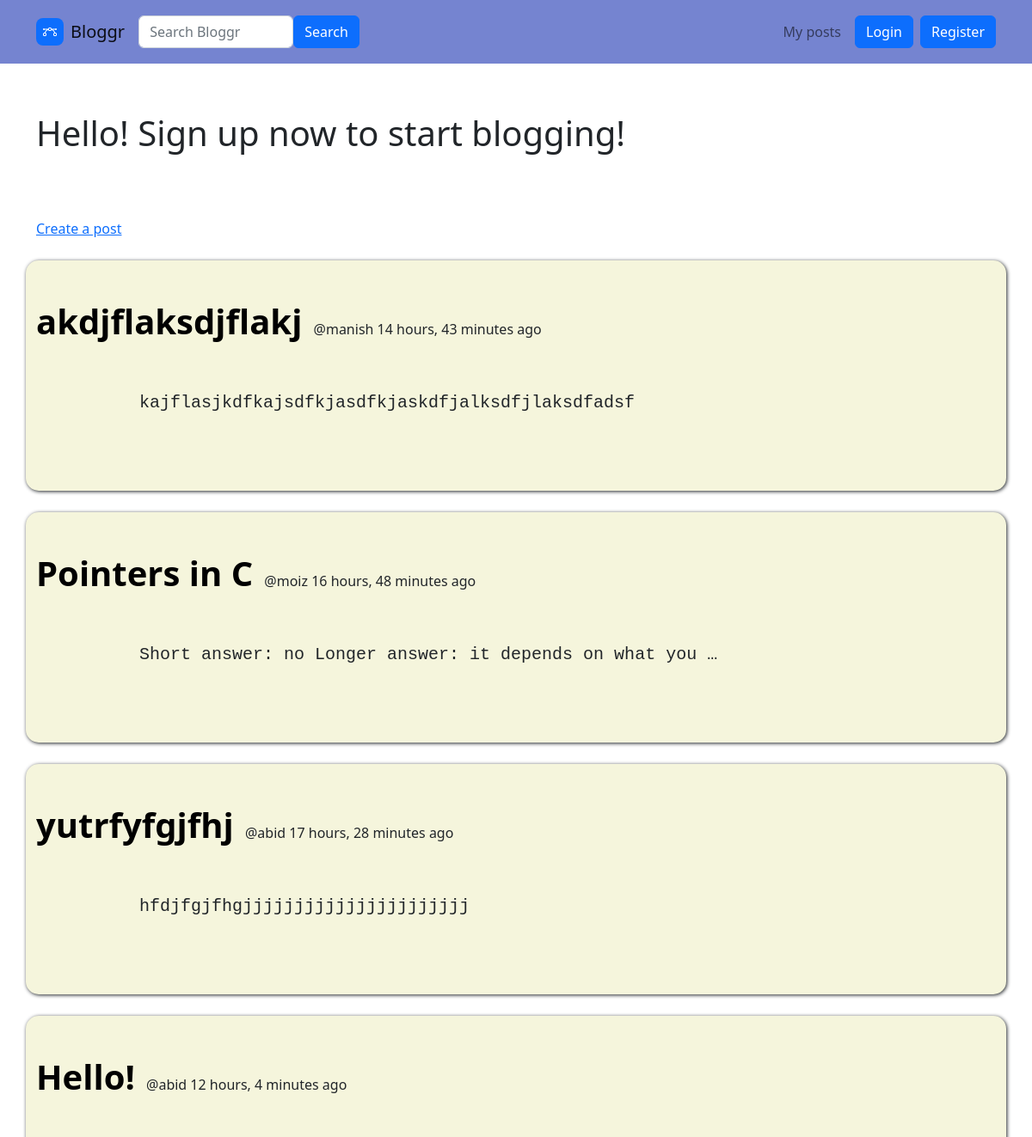
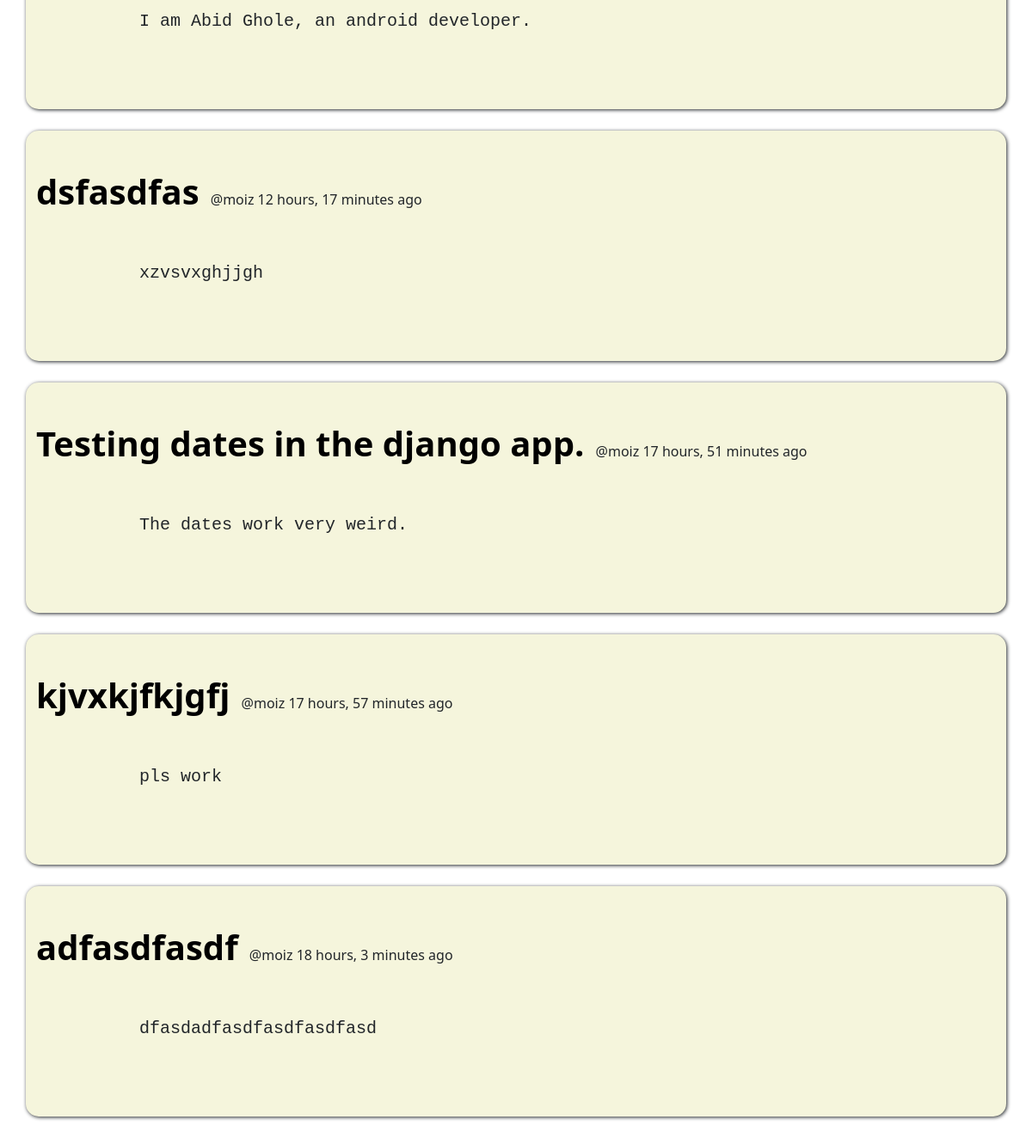
Before: / with the older database file (2 pictures, top to bottom).
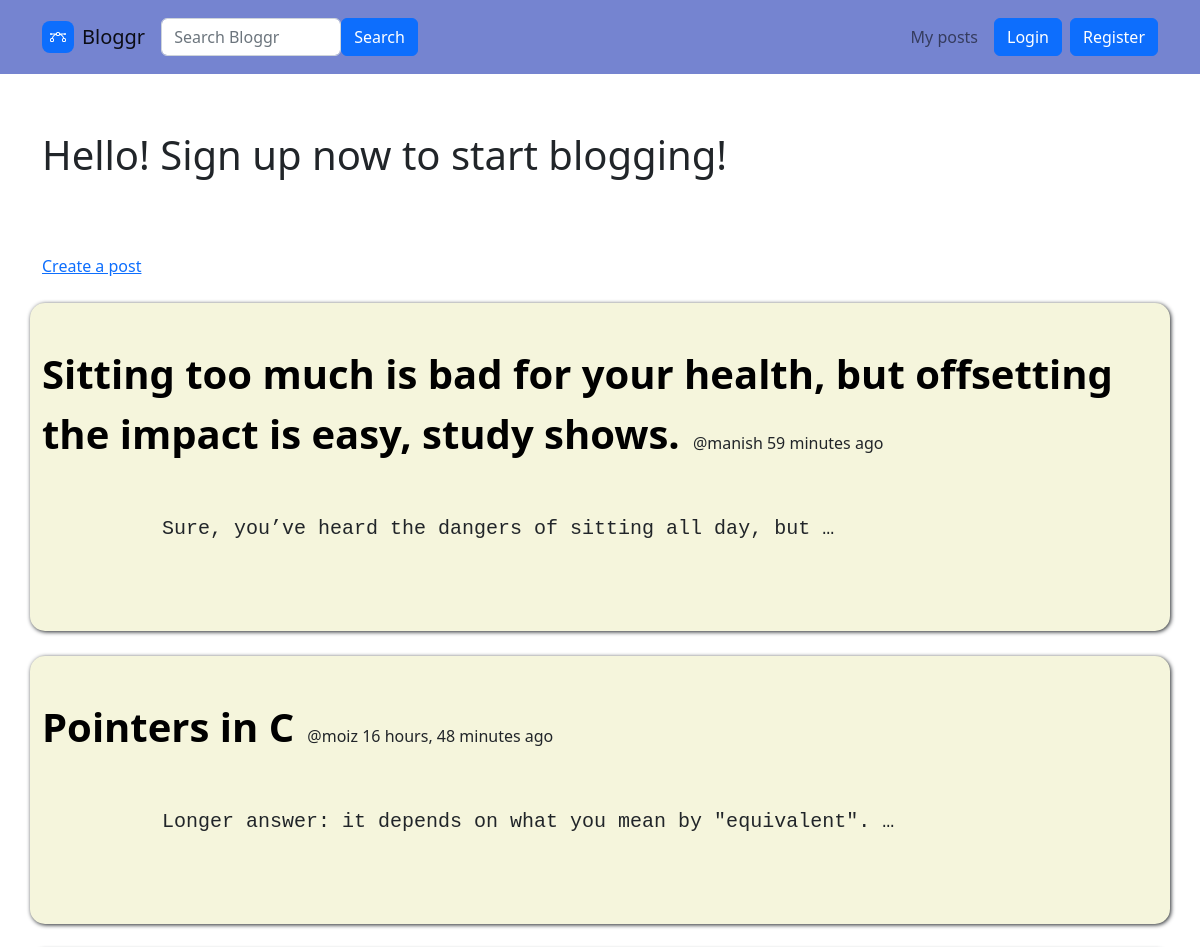
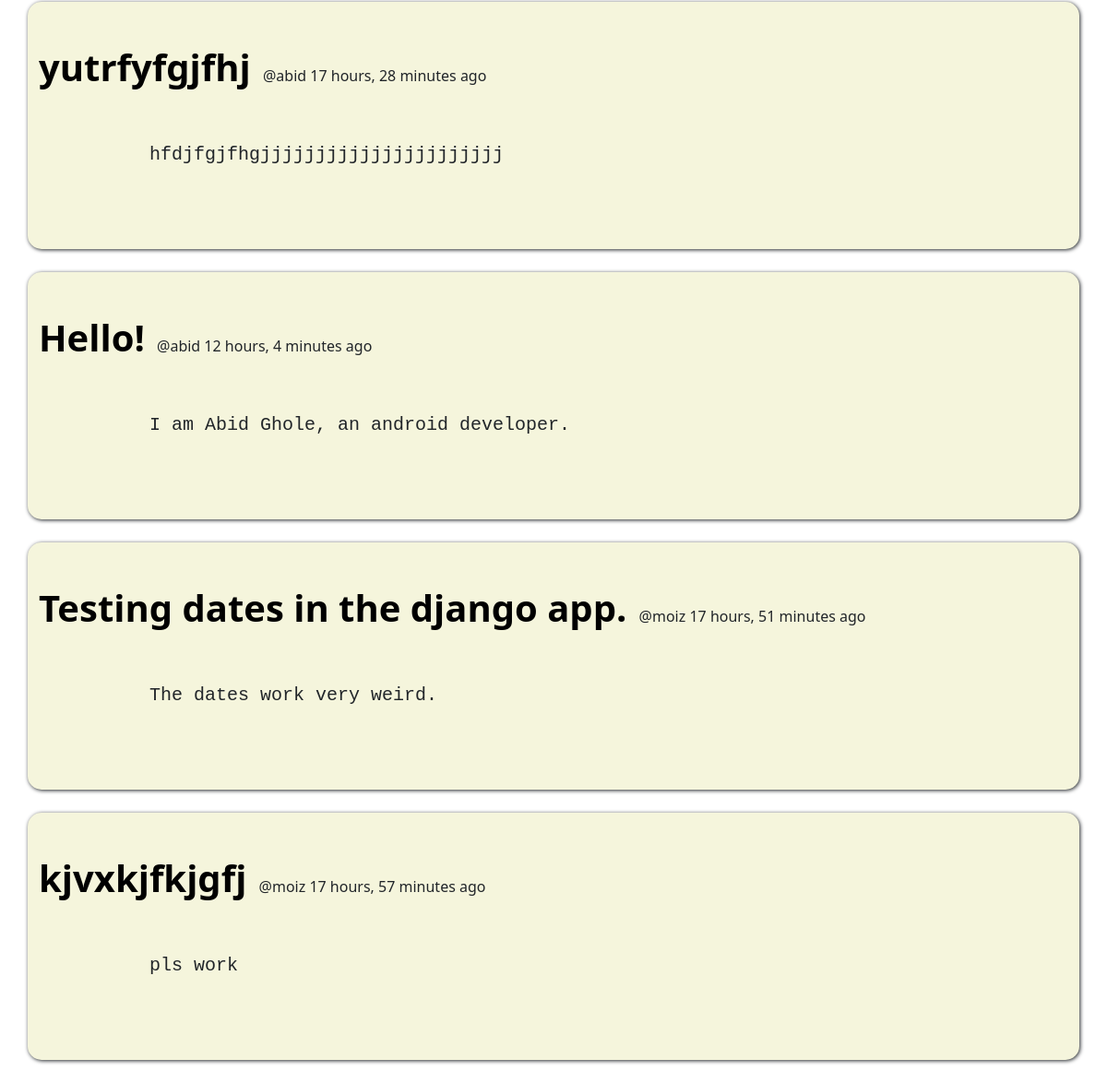
After: the same page with the newer database file (2 pictures, top to bottom).
### blogs/models.py (models this page shows, shortened)
class Post(models.Model):
    title = models.CharField(max_length=100)
    author = models.ForeignKey(User, on_delete=models.CASCADE)
    body = models.TextField()
    date = models.DateTimeField(default=timezone.now, blank=True)

### blogs/views.py (the view)
# urls.py: path('', views.index, name='index'),
def index(request):
    q = request.GET.get('q') if request.GET.get('q') is not None else ''
    posts = Post.objects.filter(Q(title__icontains=q) | Q(body__icontains=q) | Q(author__username__icontains=q))
    return render(request, 'index.html', {'posts': posts})

### templates/index.html (shortened to what this page needs)
<!DOCTYPE html>
<html lang="en">
  <head>
    <link
      rel="stylesheet"
      href="https://cdn.jsdelivr.net/npm/bootstrap@5.2.3/dist/css/bootstrap.min.css"
    />
    {% load static %}
    <link
      rel="stylesheet"
      href="{% static 'css/Navbar-Right-Links-icons.css' %}"
    />
  </head>
  <body>
    {% include 'navbar.html' %}
    <section>
      <div class="container">
        {% if user.is_authenticated %}
        <h1 style="padding-top: 42px; padding-bottom: 42px">
          Hello, {{request.user.username}}!
        </h1>
        {% else %}
        <h1 style="padding-top: 42px; padding-bottom: 42px">
          Hello! Sign up now to start blogging!
        </h1>
        {% endif %}
      </div>
      <div class="container" style="padding-top: 25px; padding-bottom: 25px">
        <a href="create-post">Create a post</a>
      </div>
      {% for post in posts reversed %}
      <div
        class="container"
        style="
          background: beige;
          border-radius: 15px;
          box-shadow: 1px 1px 4px;
          padding-top: 41px;
          padding-bottom: 41px;
          margin-bottom: 25px;
        "
      >
        <a
          href="{% url 'post' post.id %}"
          class="fs-1 fw-semibold"
          style="margin-right: 9px; text-decoration: none; color: black"
          >{{post.title}}</a
        >
        <span>@{{post.author}} {{post.date|timesince}} ago</span>
        <pre class="fs-5" style="margin-top: 50px">
          {{post.body|truncatewords:10}}
        </pre>
      </div>
      {% endfor %}
    </section>
  </body>
</html>

### templates/navbar.html (shortened to what this page needs)
<link
  rel="stylesheet"
  href="https://cdn.jsdelivr.net/npm/bootstrap@5.2.3/dist/css/bootstrap.min.css"
/>
{% load static %}
<link rel="stylesheet" href="{% static 'css/Navbar-Right-Links-icons.css' %}" />
<nav
  class="navbar navbar-light navbar-expand-md py-3"
  style="background: #7584d0; margin-bottom: 15px"
>
  <div class="container">
    <a class="navbar-brand d-flex align-items-center" href="/"
      ><span
        class="bs-icon-sm bs-icon-rounded bs-icon-primary d-flex justify-content-center align-items-center me-2 bs-icon"
        ></span
      ><span>Bloggr</span></a
    >
    <form style="display: flex">
      <input
        type="search"
        class="form-control"
        placeholder="Search Bloggr"
        style="width: 15vw"
        name="q"
      />
      <input type="submit" class="btn btn-primary" value="Search" />
    </form>
    <div class="collapse navbar-collapse" id="navcol-2">
      <ul class="navbar-nav ms-auto">
        <li class="nav-item">
          <a
            class="nav-link"
            href="{% url 'index' %}?q={{request.user.username}}"
            >My posts</a
          >
        </li>
      </ul>
      {% if user.is_authenticated %}
      <a class="btn btn-primary ms-md-2" role="button" href="logout">Logout</a>
      {% else %}
      <a class="btn btn-primary ms-md-2" role="button" href="login">Login</a>
      <a class="btn btn-primary ms-md-2" role="button" href="register"
        >Register</a
      >
      {% endif %}
    </div>
  </div>
</nav>

Changed rows visible on the page:
removed Post: title "akdjflaksdjflakj", author "manish", date "14 hours, 43 minutes", body "kajflasjkdfkajsdfkjasdfkjaskdfjalksdfjlaksdfadsf"
removed Post: title "dsfasdfas", author "moiz", date "12 hours, 17 minutes", body "xzvsvxghjjgh"
removed Post: title "adfasdfasdf", author "moiz", date "18 hours, 3 minutes", body "dfasdadfasdfasdfasdfasd"
added Post: title "Sitting too much is bad for your health, but offsetting the impact is easy, study shows.", author "manish", date "59 minutes", body "Sure, you’ve heard the dangers of sitting all day, but …"
changed Post "Pointers in C": body "Short answer: no Longer answer: it depends on what you …" → "Longer answer: it depends on what you mean by \"equivalent\". …"
